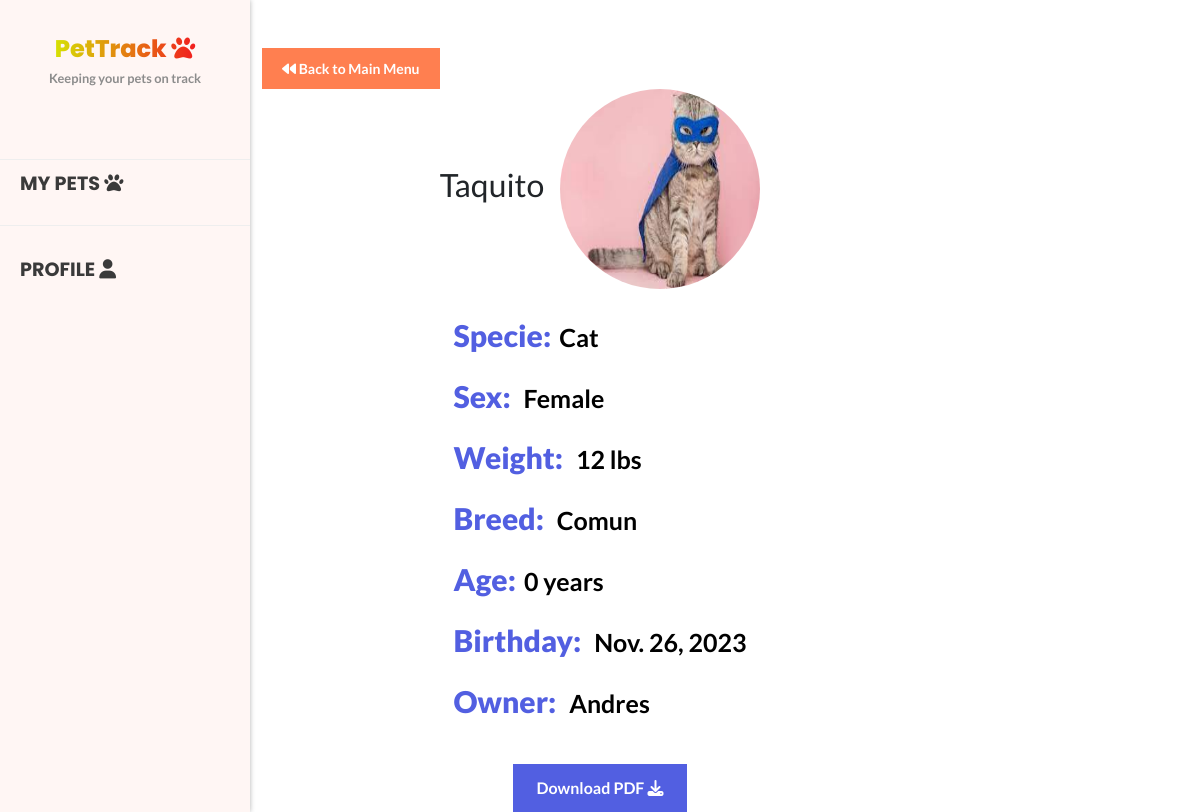
Page /pet/info/64 (signed in) on the earlier database version.
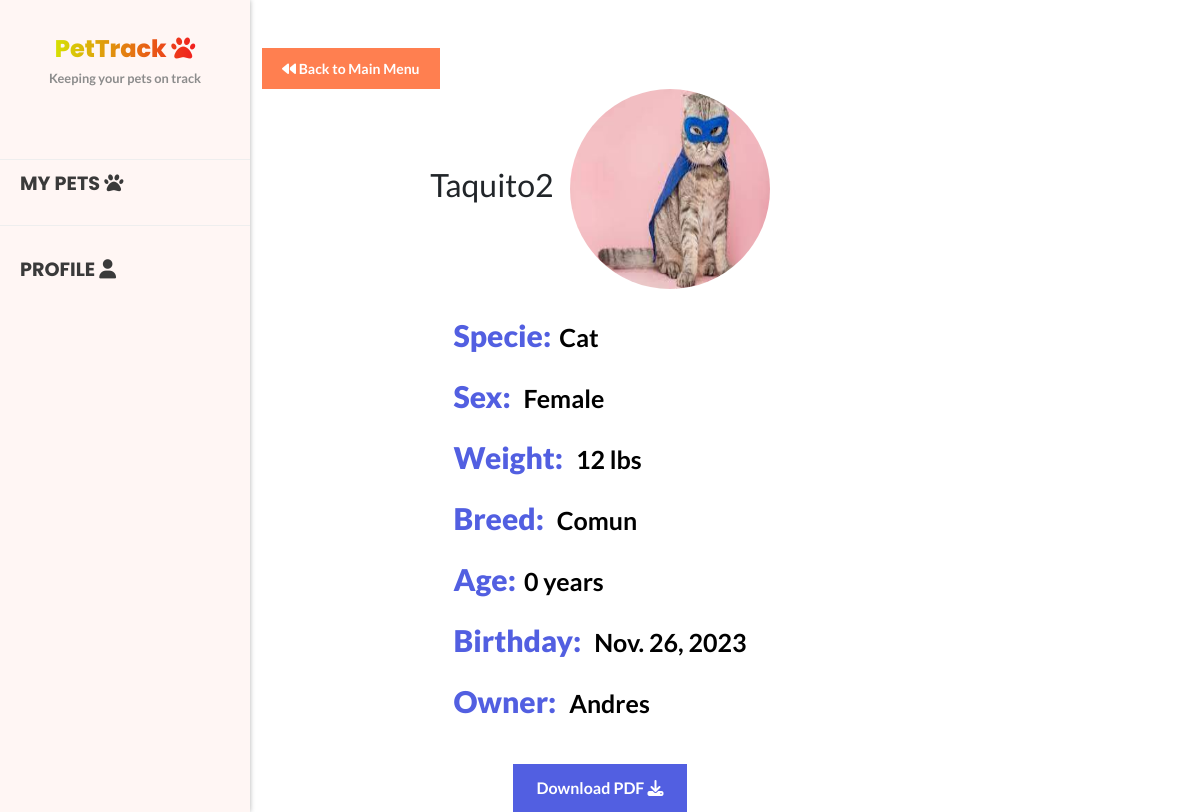
Same page on the later database version.
### main/models.py (models this page shows, shortened)
class Pet(models.Model):
    name=models.CharField(max_length=50);
    specie=models.CharField(max_length=50);
    birth=models.DateField();
    weight=models.IntegerField();
    sex=models.CharField(max_length=15);
    owner=models.ForeignKey(User,on_delete=models.CASCADE,related_name="pets");
    pet_image=models.ImageField(null=True,blank=True,upload_to="images/")
    breed=models.CharField(max_length=50);
    vacciness=models.ManyToManyField(Vaccine)
    history=models.ManyToManyField(History)

### main/views.py (the view)
# urls.py: path('pet/info/<int:id>',views.petInfo,name="petInfo"),
@login_required
def petInfo(request,id):
    pet=Pet.objects.get(id=id)
    pet_age = date.today().year - pet.birth.year
    return render(request,'auth/petInfo.html',{
        'pet':pet,
        'user':request.user,
        'pet_age':pet_age
    })

### main/templates/auth/petInfo.html (shortened to what this page needs)
{% extends "adminLayout.html" %}
{% load static %}
{% block body %}
<a  class="btn-3" href="{% url "dashboard" id=pet.id %}" type="button"><i class="fa-solid fa-backward"></i> Back to Main Menu  </a>
<div class="container-sm d-flex justify-content-center align-items-center flex-column containerPetInfo" >
    <div class="d-flex  align-items-center">
        <h2 class="me-3" >{{pet.name}}   </h2>
        <img src="{{pet.pet_image.url}}" class="pet-img" alt="pet image">
    </div>
    <div class="info mt-4">
    <p class="petInformation"> <span class="pet-span">Specie:</span>{{pet.specie|capfirst}} </p>
    <p class="petInformation"> <span class="pet-span">Sex:</span> {{pet.sex|capfirst}} </p>
    <p class="petInformation"> <span class="pet-span">Weight:</span> {{pet.weight}} lbs </p>
    <p class="petInformation"> <span class="pet-span">Breed:</span> {{pet.breed|capfirst}} </p>
    <p class="petInformation"> <span class="pet-span">Age:</span>{{pet_age}} years </p>
    <p class="petInformation"> <span class="pet-span">Birthday:</span>  {{pet.birth}} </p>
    <p class="petInformation"> <span class="pet-span">Owner:</span> {{user.first_name}}  </p>
</div>
</div>
<div class="container-sm d-flex justify-content-center align-items-center flex-column mt-4" >
<button id="printButton" class="btn-2">Download PDF <i class="fa-solid fa-download"></i></button>
</div>
{% endblock body %}

Differences in the rows shown:
changed Pet "Cat": name "Taquito" → "Taquito2"
